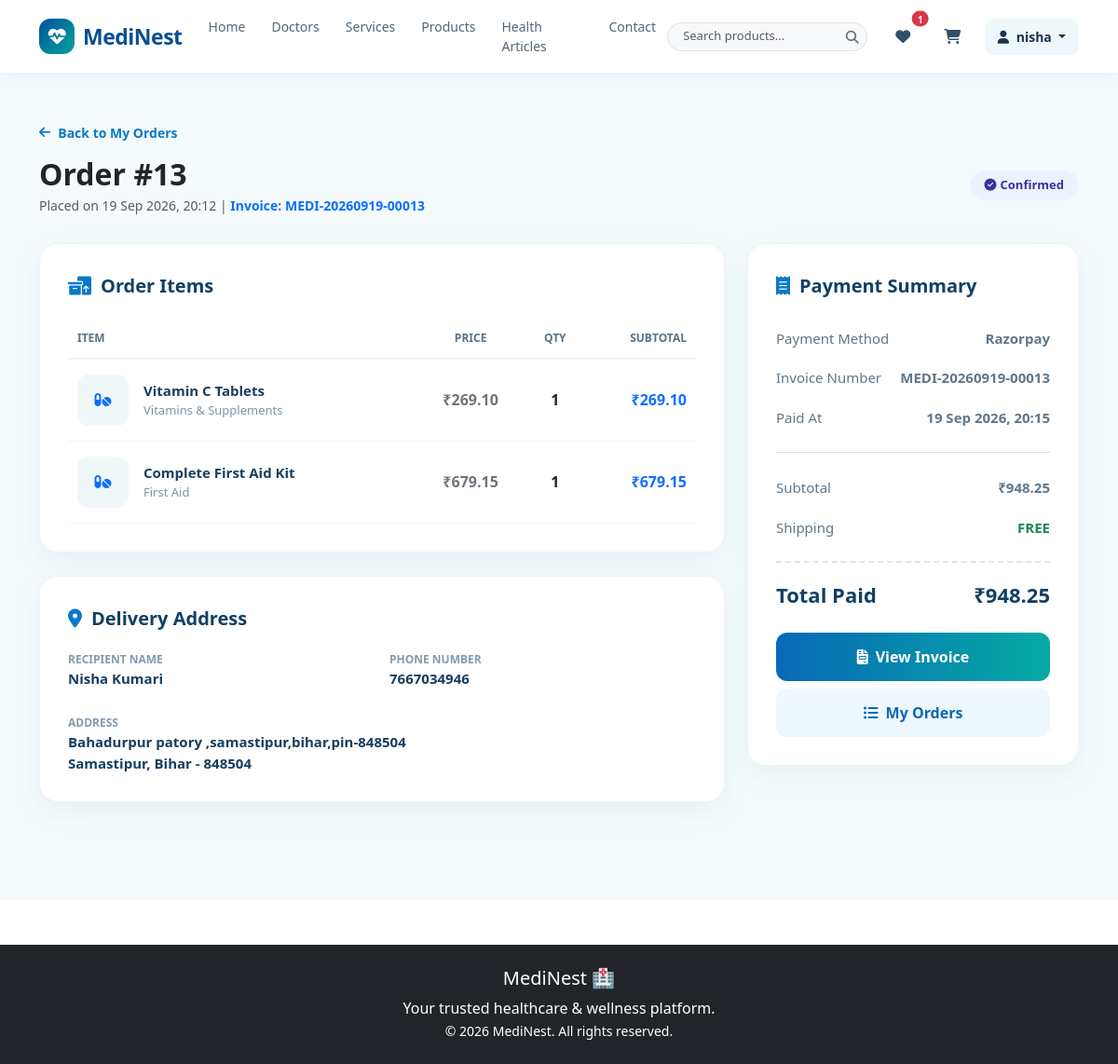
Screenshot of /orders/detail/13/ (signed in) with the database file from the repository.
### orders/models.py (models this page shows, shortened)
class Order(models.Model):
    PAYMENT_CHOICES = [
        ("razorpay", "Razorpay"),
        ("cod", "Cash on Delivery"),
    ]
    STATUS_CHOICES = [
        ("pending", "Pending"),
        ("confirmed", "Confirmed"),
        ("shipped", "Shipped"),
        ("delivered", "Delivered"),
        ("cancelled", "Cancelled"),
    ]
    user = models.ForeignKey(
        settings.AUTH_USER_MODEL,
        on_delete=models.CASCADE
    )
    full_name = models.CharField(max_length=150)
    phone = models.CharField(max_length=20)
    address_line1 = models.CharField(max_length=255)
    address_line2 = models.CharField(max_length=255, blank=True)
    city = models.CharField(max_length=100)
    state = models.CharField(max_length=100)
    pincode = models.CharField(max_length=10)
    payment_method = models.CharField(
        max_length=20,
        choices=PAYMENT_CHOICES,
        default="cod"
    )
    status = models.CharField(
        max_length=20,
        choices=STATUS_CHOICES,
        default="pending"
    )
    razorpay_order_id = models.CharField(
        max_length=255,
        blank=True,
        null=True
    )
    razorpay_payment_id = models.CharField(
        max_length=255,
        blank=True,
        null=True
    )
    razorpay_signature = models.CharField(
        max_length=255,
        blank=True,
        null=True
    )
    invoice_number = models.CharField(
        max_length=50,
        blank=True,
        null=True
    )
    paid_at = models.DateTimeField(blank=True, null=True)
    total_amount = models.DecimalField(
        max_digits=10,
        decimal_places=2
    )
    created_at = models.DateTimeField(auto_now_add=True)

class OrderItem(models.Model):
    order = models.ForeignKey(
        Order,
        on_delete=models.CASCADE,
        related_name="items"
    )
    product = models.ForeignKey(
        Product,
        on_delete=models.CASCADE
    )
    quantity = models.PositiveIntegerField(default=1)
    price = models.DecimalField(
        max_digits=10,
        decimal_places=2
    )
    @property
    def subtotal(self):
        return self.price * self.quantity

### products/models.py (models this page shows, shortened)
class Product(models.Model):
    category = models.ForeignKey(
        Category,
        on_delete=models.CASCADE,
        related_name="products"
    )
    name = models.CharField(max_length=200)
    slug = models.SlugField(max_length=220, unique=True, blank=True)
    description = models.TextField()
    price = models.DecimalField(max_digits=10, decimal_places=2)
    discount_percentage = models.DecimalField(
        max_digits=5,
        decimal_places=2,
        default=0
    )
    stock = models.PositiveIntegerField(default=0)
    image = models.ImageField(upload_to="products/", blank=True, null=True)
    is_active = models.BooleanField(default=True)
    created_at = models.DateTimeField(auto_now_add=True)
    updated_at = models.DateTimeField(auto_now=True)

class Category(models.Model):
    name = models.CharField(max_length=100, unique=True)
    slug = models.SlugField(max_length=120, unique=True, blank=True)
    description = models.TextField(blank=True)
    image = models.ImageField(upload_to="categories/", blank=True, null=True)
    is_active = models.BooleanField(default=True)

### orders/views.py (the view)
@login_required
def order_detail(request, order_id):
    order = get_object_or_404(Order, id=order_id, user=request.user)
    return render(
        request,
        "orders/order_detail.html",
        {"order": order},
    )

### orders/templates/orders/order_detail.html (shortened to what this page needs)
{% extends "base.html" %}
{% block content %}
<section class="order-detail-page">
    <div class="container">
        <a href="{% url 'orders:my_orders' %}" class="back-link">
            <i class="fa-solid fa-arrow-left"></i> Back to My Orders
        </a>
        <div class="page-header d-flex justify-content-between align-items-center flex-wrap gap-3">
            <div>
                <h1 class="h2 fw-bold text-dark mb-1">Order #{{ order.id }}</h1>
                <div class="text-muted small">
                    Placed on {{ order.created_at|date:"d M Y, H:i" }}
                    {% if order.invoice_number %}
                        | <span class="fw-semibold text-primary">Invoice: {{ order.invoice_number }}</span>
                    {% endif %}
                </div>
            </div>
            <div>
                {% if order.status == 'pending' %}
                    <span class="status-badge status-pending"><i class="fa-solid fa-clock me-1"></i>Pending</span>
                {% elif order.status == 'confirmed' %}
                    <span class="status-badge status-confirmed"><i class="fa-solid fa-circle-check me-1"></i>Confirmed</span>
                {% elif order.status == 'shipped' %}
                    <span class="status-badge status-shipped"><i class="fa-solid fa-truck-fast me-1"></i>Shipped</span>
                {% elif order.status == 'delivered' %}
                    <span class="status-badge status-delivered"><i class="fa-solid fa-box-archive me-1"></i>Delivered</span>
                {% else %}
                    <span class="status-badge status-cancelled"><i class="fa-solid fa-circle-xmark me-1"></i>Cancelled</span>
                {% endif %}
            </div>
        </div>
        <div class="row g-4">
            <div class="col-lg-8">
                <div class="detail-card">
                    <div class="card-title-custom">
                        <i class="fa-solid fa-boxes-packing"></i> Order Items
                    </div>
                    <div class="table-responsive">
                        <table class="items-table">
                            <thead>
                                <tr>
                                    <th>Item</th>
                                    <th class="text-center">Price</th>
                                    <th class="text-center">Qty</th>
                                    <th class="text-end">Subtotal</th>
                                </tr>
                            </thead>
                            <tbody>
                                {% for item in order.items.all %}
                                <tr>
                                    <td>
                                        <div class="d-flex align-items-center gap-3">
                                            {% if item.product.image %}
                                                <img src="{{ item.product.image.url }}" class="product-thumb" alt="{{ item.product.name }}">
                                            {% else %}
                                                <div class="product-thumb d-flex align-items-center justify-content-center">
                                                    <i class="fa-solid fa-pills text-primary"></i>
                                                </div>
                                            {% endif %}
                                            <div>
                                                <div class="product-title">{{ item.product.name }}</div>
                                                {% if item.product.category %}
                                                    <div class="product-cat">{{ item.product.category.name }}</div>
                                                {% endif %}
                                            </div>
                                        </div>
                                    </td>
                                    <td class="text-center fw-semibold text-secondary">₹{{ item.price|floatformat:2 }}</td>
                                    <td class="text-center fw-bold text-dark">{{ item.quantity }}</td>
                                    <td class="text-end fw-bold text-primary">₹{{ item.subtotal|floatformat:2 }}</td>
                                </tr>
                                {% endfor %}
                            </tbody>
                        </table>
                    </div>
                </div>
                <div class="detail-card">
                    <div class="card-title-custom">
                        <i class="fa-solid fa-location-dot"></i> Delivery Address
                    </div>
                    <div class="row g-3">
                        <div class="col-md-6">
                            <div class="info-group">
                                <div class="info-group-label">Recipient Name</div>
                                <div class="info-group-value">{{ order.full_name }}</div>
                            </div>
                        </div>
                        <div class="col-md-6">
                            <div class="info-group">
                                <div class="info-group-label">Phone Number</div>
                                <div class="info-group-value">{{ order.phone }}</div>
                            </div>
                        </div>
                        <div class="col-12">
                            <div class="info-group mb-0">
                                <div class="info-group-label">Address</div>
                                <div class="info-group-value">
                                    {{ order.address_line1 }}{% if order.address_line2 %}, {{ order.address_line2 }}{% endif %}<br>
                                    {{ order.city }}, {{ order.state }} - {{ order.pincode }}
                                </div>
                            </div>
                        </div>
                    </div>
                </div>
            </div>
            <div class="col-lg-4">
                <div class="detail-card">
                    <div class="card-title-custom">
                        <i class="fa-solid fa-receipt"></i> Payment Summary
                    </div>
                    <div class="summary-row">
                        <span>Payment Method</span>
                        <strong>{{ order.get_payment_method_display }}</strong>
                    </div>
                    <div class="summary-row">
                        <span>Invoice Number</span>
                        <strong>{{ order.invoice_number|default:"Processing" }}</strong>
                    </div>
                    {% if order.paid_at %}
                    <div class="summary-row">
                        <span>Paid At</span>
                        <strong>{{ order.paid_at|date:"d M Y, H:i" }}</strong>
                    </div>
                    {% endif %}
                    <hr class="my-3 text-secondary opacity-25">
                    <div class="summary-row">
                        <span>Subtotal</span>
                        <strong>₹{{ order.total_amount|floatformat:2 }}</strong>
                    </div>
                    <div class="summary-row">
                        <span>Shipping</span>
                        <strong class="text-success">FREE</strong>
                    </div>
                    <div class="summary-total">
                        <span>Total Paid</span>
                        <span>₹{{ order.total_amount|floatformat:2 }}</span>
                    </div>
                    <div class="d-grid gap-2 mt-4">
                        <a href="{% url 'orders:invoice' order.id %}" class="btn-invoice">
                            <i class="fa-solid fa-file-invoice"></i> View Invoice
                        </a>
                        <a href="{% url 'orders:my_orders' %}" class="btn-back">
                            <i class="fa-solid fa-list-ul"></i> My Orders
                        </a>
                    </div>
                </div>
            </div>
        </div>
    </div>
</section>
{% endblock %}

### core/templates/includes/navbar.html (shortened to what this page needs)
<nav class="navbar navbar-expand-lg bg-white sticky-top medinest-navbar">
    <div class="container">
        <a class="navbar-brand medinest-logo" href="{% url 'core:home' %}">
            <i class="fa-solid fa-heart-pulse"></i>
            MediNest
        </a>
        <div class="collapse navbar-collapse" id="medinestNavbar">
            <ul class="navbar-nav mx-auto mb-2 mb-lg-0">
                <li class="nav-item">
                    <a class="nav-link" href="{% url 'core:home' %}">
                        Home
                    </a>
                </li>
                <li class="nav-item">
                    <a class="nav-link" href="{% url 'doctors:doctor_list' %}">
                        Doctors
                    </a>
                </li>
                <li class="nav-item">
                    <a class="nav-link" href="{% url 'core:services' %}">
                        Services
                    </a>
                </li>
                <li class="nav-item">
                    <a class="nav-link" href="{% url 'products:product_list' %}">
                        Products
                    </a>
                </li>
                <li class="nav-item">
                    <a class="nav-link" href="{% url 'blog:article_list' %}">
                        Health Articles
                    </a>
                </li>
                <li class="nav-item">
                    <a class="nav-link" href="#">
                        Contact
                    </a>
                </li>
            </ul>
            <div class="d-flex align-items-center gap-3">
                <form action="{% url 'products:product_list' %}" method="get" class="d-none d-md-flex align-items-center me-1">
                    <div class="input-group input-group-sm rounded-pill overflow-hidden border bg-light" style="max-width: 220px;">
                        <input type="text" name="search" class="form-control border-0 bg-transparent ps-3 pe-1" placeholder="Search products..." value="{{ request.GET.search|default:'' }}" style="font-size: 13px;">
                        <button class="btn border-0 text-secondary px-2" type="submit" title="Search">
                            <i class="fa-solid fa-magnifying-glass"></i>
                        </button>
                    </div>
                </form>
                {% if user.is_authenticated %}
                <a href="{% url 'wishlist:wishlist' %}" class="nav-icon-btn position-relative" title="Wishlist">
                    <i class="fa-solid fa-heart"></i>
                    {% with wishlist_count=user.wishlistitem_set.count %}
                    {% if wishlist_count %}
                    <span class="position-absolute top-0 start-100 translate-middle badge rounded-pill bg-danger"
                        style="font-size: 10px;">
                        {{ wishlist_count }}
                    </span>
                    {% endif %}
                    {% endwith %}
                </a>
                {% endif %}
                <a href="{% url 'cart:cart_detail' %}" class="nav-icon-btn" title="Cart">
                    <i class="fa-solid fa-cart-shopping"></i>
                </a>
                {% if user.is_authenticated %}
                <div class="dropdown">
                    <button class="user-btn dropdown-toggle" type="button" data-bs-toggle="dropdown"
                        aria-expanded="false">
                        <i class="fa-solid fa-user me-1"></i>
                        {{ user.username }}
                    </button>
                </div>
                {% else %}
                <a href="{% url 'accounts:login' %}" class="login-btn">
                    Login
                </a>
                {% endif %}
            </div>
        </div>
    </div>
</nav>

### rows the page displays
Order: id "13", created_at "19 Sep 2026, 20:12", invoice_number "MEDI-20260919-00013", full_name "Nisha Kumari", phone "7667034946", address_line1 "Bahadurpur patory ,samastipur,bihar,pin-848504", city "Samastipur", state "Bihar", pincode "848504", payment_method "Razorpay", paid_at "19 Sep 2026, 20:15", total_amount "948.25"
OrderItem: product.name "Vitamin C Tablets", product.category.name "Vitamins & Supplements", price "269.10", quantity "1", subtotal "269.10"
OrderItem: product.name "Complete First Aid Kit", product.category.name "First Aid", price "679.15", quantity "1", subtotal "679.15"

### other values shown
{{ wishlist_count }} "1"
{{ user.username }} "nisha"
